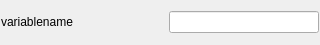
<?xml version="1.0" encoding="UTF-8"?>
<ui version="4.0">
 <class>Form</class>
 <widget class="QWidget" name="Form">
  <property name="geometry">
   <rect>
    <x>0</x>
    <y>0</y>
    <width>320</width>
    <height>45</height>
   </rect>
  </property>
  <property name="windowTitle">
   <string>Form</string>
  </property>
  <layout class="QGridLayout" name="gridLayout">
   <property name="margin">
    <number>1</number>
   </property>
   <property name="spacing">
    <number>1</number>
   </property>
   <item row="0" column="0">
    <layout class="QHBoxLayout" name="horizontalLayout">
     <item>
      <widget class="QLabel" name="label">
       <property name="text">
        <string>variablename</string>
       </property>
      </widget>
     </item>
     <item>
      <spacer name="horizontalSpacer">
       <property name="orientation">
        <enum>Qt::Horizontal</enum>
       </property>
       <property name="sizeHint" stdset="0">
        <size>
         <width>40</width>
         <height>20</height>
        </size>
       </property>
      </spacer>
     </item>
     <item>
      <widget class="QLineEdit" name="lineEdit">
       <property name="minimumSize">
        <size>
         <width>150</width>
         <height>0</height>
        </size>
       </property>
      </widget>
     </item>
    </layout>
   </item>
  </layout>
 </widget>
 <resources/>
 <connections/>
</ui>
